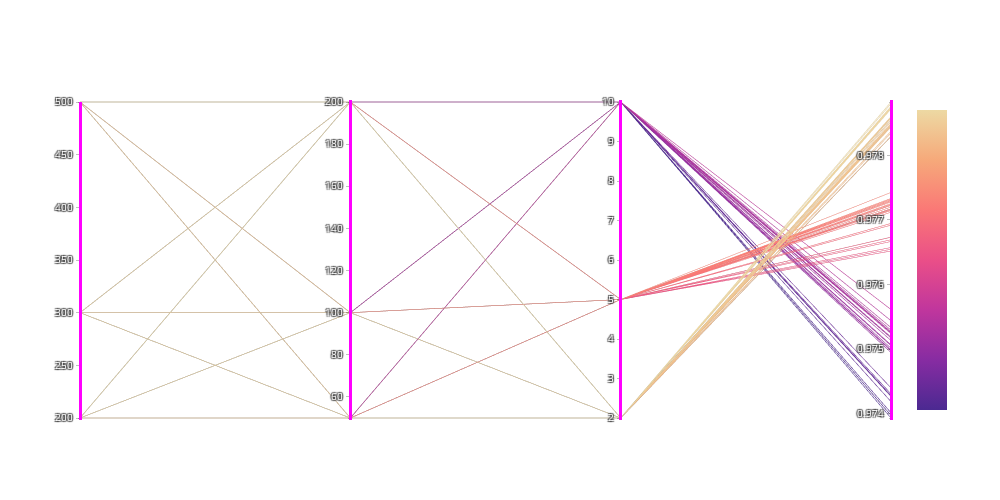

Notebook source saved alongside this figure:
### Markdown cell above
## Random Forest Results

### Code cell
model_name: str = "random_forrest"
target_name: str = "mean_test_score"
parameters: list = ["n_estimators", "max_depth", "min_samples_leaf", "mean_test_score"]
title_labels: list = [ "Number of Estimators", "Max Depth", "Min Samples per Leaf", "F1 Score"]

show_hyperparameter_combinations(model_name=model_name, parameters=parameters, title_labels=title_labels, target_name=target_name, size=(1000, 500), font_color="white", save=False)
